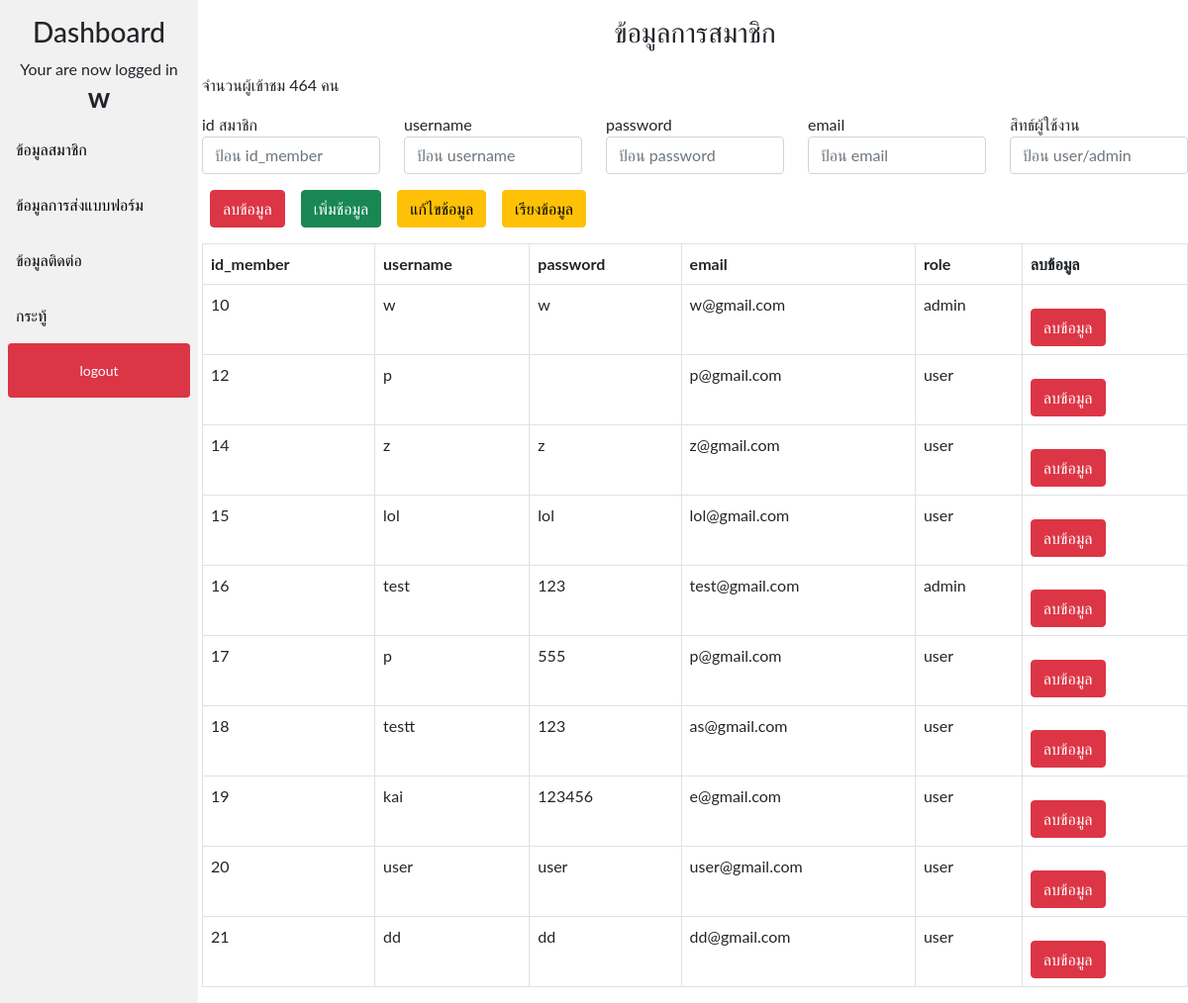
Page /admin_member.php (signed in) on the committed database.
### tables this page shows
CREATE TABLE `tb_counter` (
  `id_counter` int(8) NOT NULL,
  `view` int(100) NOT NULL
);

CREATE TABLE `tb_member` (
  `id_member` int(8) NOT NULL,
  `username` varchar(100) NOT NULL,
  `email` varchar(100) NOT NULL,
  `password` varchar(100) NOT NULL,
  `name` varchar(100) NOT NULL,
  `urole` enum('user','admin') NOT NULL,
  `user_date` timestamp NOT NULL DEFAULT current_timestamp() ON UPDATE current_timestamp()
);

### admin_member.php (the view, shortened to what this page needs)
<?php
include('server.php');
include('sidemenu.php');
$view="SELECT * FROM tb_counter WHERE id_counter=1 ";
$query=mysqli_query($con,$view);
$row=mysqli_fetch_assoc($query);
$sql = "SELECT * FROM tb_member";
$result = mysqli_query($con, $sql);
?>
<html lang="en">
<body>
    <div class="container-fueid">
        <div class=row>
            <div class="col-2">
            </div>
            <div class="col-10">
                <p class="h3 mt-3 text-center">ข้อมูลการสมาชิก</p>
                <label class="my-3">จำนวนผู้เข้าชม <?php echo $row["view"]; ?> คน</label>
                <table class="table table-bordered mt-3">
                    <thead>
                        <form action="deletedatamember.php" method="POST">
                            <div class="row">
                                <div class="col">
                                    <label for="id_member">id สมาชิก</label>
                                    <input type="text" name="id_member" placeholder="ป้อน id_member" onfocus="this.value=''" class="form-control">
                                </div>
                                <div class="col">
                                <div class="usernmae">
                                    <label for="id">username</label>
                                    <input type="text" name="username" placeholder="ป้อน username" onfocus="this.value=''" class="form-control">
                                </div>
                                </div>
                                <div class="col">
                                <div class="password">
                                    <label for="id">password</label>
                                    <input type="text" name="password" placeholder="ป้อน password" onfocus="this.value=''" class="form-control">
                                </div>
                                </div>
                                <div class="col">
                                <div class="email">
                                    <label for="id">email</label>
                                    <input type="email" name="email" placeholder="ป้อน email" onfocus="this.value=''" class="form-control">
                                </div>
                                </div>
                                <div class="col">
                                <div class="urole">
                                    <label for="id">สิทธ์ผู้ใช้งาน</label>
                                    <input type="text" name="urole" placeholder="ป้อน user/admin" onfocus="this.value=''" class="form-control">
                                </div>
                                </div>
                            </div>
                            <input type="submit" class="btn btn-danger mt-3 mx-2" name="delete_member" value="ลบข้อมูล">
                            <input type="submit" class="btn btn-success mt-3 mx-2" name="add_member" value="เพิ่มช้อมูล">
                            <input type="submit" class="btn btn-warning mt-3 mx-2" name="edit_member" value="แก้ไขช้อมูล">
                            <input type="submit" class="btn btn-warning mt-3 mx-2" name="sort" value="เรียงข้อมูล">
                        </form>
            </div>
            <tr>
                <th scope="col">id_member</th>
                <th scope="col">username</th>
                <th scope="col">password</th>
                <th scope="col">email</th>
                <th scope="col">role</th>
                <th scope="col">ลบข้อมูล</th>
            </tr>
            <tbody>
                <?php while ($row = mysqli_fetch_assoc($result)) { ?>
                    <tr>
                        <td><?php echo $row["id_member"]; ?></td>
                        <td><?php echo $row["username"]; ?></td>
                        <td><?php echo $row["password"]; ?></td>
                        <td><?php echo $row["email"]; ?></td>
                        <td><?php echo $row["urole"]; ?></td>
                        <td>
                            <a href="deletedatamember.php?idm=<?php echo $row["id_member"]; ?>" class="btn btn-danger mt-3">ลบข้อมูล</a>
                        </td>
                    </tr>
        </div>
    </div>
<?php } ?>
</body>

### sidemenu.php (shortened to what this page needs)
<!DOCTYPE html>
<html>
<head>
<link href="css/bootstrap.min.css" rel="stylesheet">
</head>
<body>
<div class="sidebar">
<p class="h3 mt-3 text-center ">Dashboard</p>
  <span class="navbar-text text-center ">
            <?php if(isset($_SESSION['success'])) : ?>
                <div class="success">
                    <?php
                    echo $_SESSION['success'];
                    ?></div>
                <?php endif ?>
                <?php if(isset($_SESSION['username'])) : ?>
                    <p class="h3"><strong><?php echo $_SESSION['username'];?></strong></p>
                <?php endif ?>
        </span>
  <a href="admin_member.php">ข้อมูลสมาชิก</a>
  <a href="admin_form.php">ข้อมูลการส่งแบบฟอร์ม</a>
  <a href="admin_contact.php">ข้อมูลติดต่อ</a>
  <a href="admin_katoo.php">กระทู้</a>
        <span class="navbar-text">
            <?php if(isset($_SESSION['username'])) : ?>
                <a href="index.php?logout='1'" style="color: white;" class="btn btn-danger btn-sm mx-2 mb-3">logout</a>
                <?php endif ?>
        </span>
</div>
</body>
</html>

### sidemenu.php (style rules this page uses)
body { margin: 0; font-family: "Lato", sans-serif; }
.sidebar { margin: 0; padding: 0; width: 200px; background-color: #f1f1f1; position: fixed; height: 100%; overflow: auto; }
.sidebar a { display: block; color: black; padding: 16px; text-decoration: none; }

### rows in the picture
tb_counter: view "464"
tb_member: id_member "10", username "w", password "w", email "w@gmail.com", urole "admin"
tb_member: id_member "12", username "p", email "p@gmail.com", urole "user"
tb_member: id_member "14", username "z", password "z", email "z@gmail.com", urole "user"
tb_member: id_member "15", username "lol", password "lol", email "lol@gmail.com", urole "user"
tb_member: id_member "16", username "test", password "123", email "test@gmail.com", urole "admin"
tb_member: id_member "17", username "p", password "555", email "p@gmail.com", urole "user"
tb_member: id_member "18", username "testt", password "123", email "as@gmail.com", urole "user"
tb_member: id_member "19", username "kai", password "123456", email "e@gmail.com", urole "user"
tb_member: id_member "20", username "user", password "user", email "user@gmail.com", urole "user"
tb_member: id_member "21", username "dd", password "dd", email "dd@gmail.com", urole "user"

### other values in the picture
$_SESSION['success'] "Your are now logged in"
$_SESSION['username'] "w"
